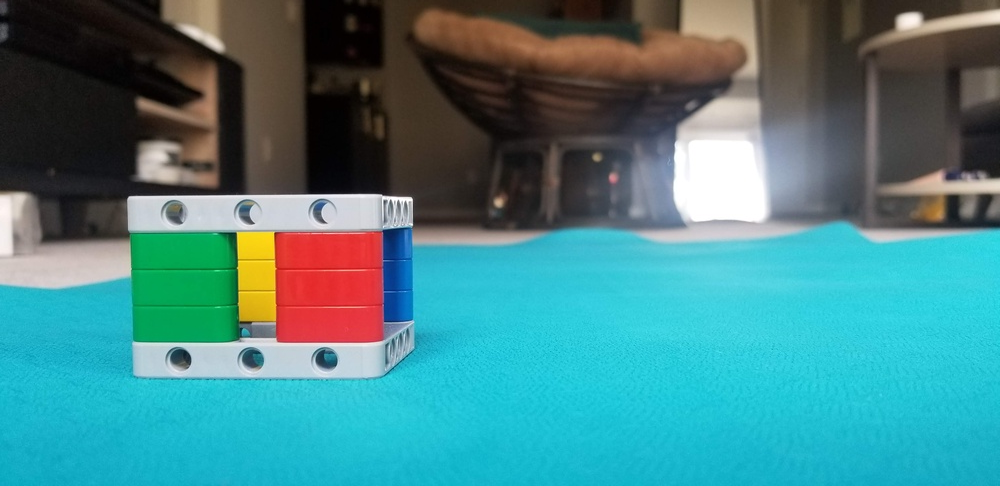
#> input picture boxes/1a.jpg, 1000 x 486 px, shrunk from 4032 x 1960 before the run
$ python undistort.py
#> lines starting #> are read from the running program, lines starting #| are printed output that depends on the picture
import cv2
import numpy as np
import glob
from tempfile import TemporaryFile
# from tqdm import tqdm
# import PIL.ExifTags
# import PIL.Image


# undistort the image using the lens parameters calculated
def undistort():
	img = cv2.imread("boxes/1a.jpg", 1)
#> img is the input picture: shape (486, 1000, 3); mean B, G, R 134.7, 132, 70.5
	showImg("og", img)
	K = np.load("cameraParams/K.npy")
#> (reads cameraParams/K.npy from the repository)
	dist = np.load("cameraParams/dist.npy")
#> (reads cameraParams/dist.npy from the repository)
	h,w = img.shape[:2]
#> h = 486; w = 1000
	newCameraMatrix, roi = cv2.getOptimalNewCameraMatrix(K,dist,(w,h),1,(w,h))
#> roi = (65, 84, 932, 388)
	ret = cv2.undistort(img, newCameraMatrix, dist)
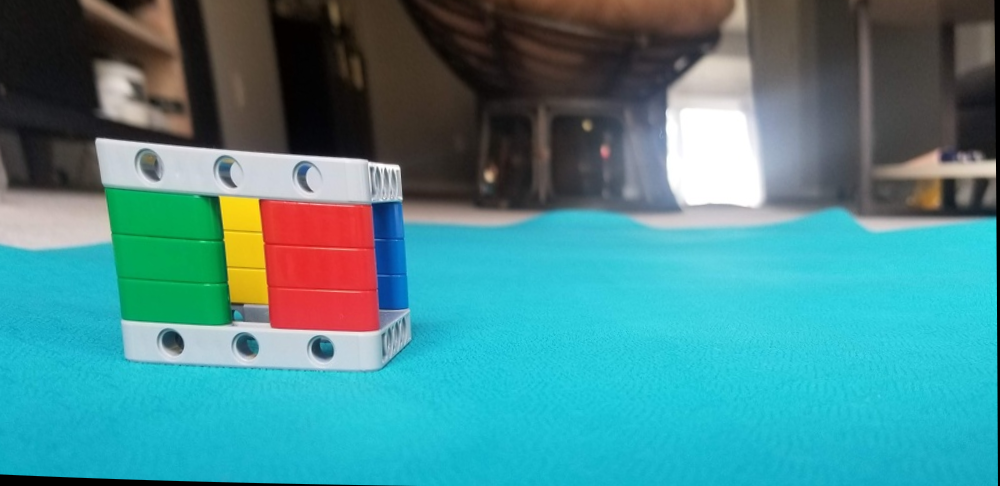
#> ret: shape (486, 1000, 3); mean B, G, R 142.8, 138.8, 71.3
	showImg("img", ret)

# helper function to show an image in opencv
def showImg(name, image):
	cv2.namedWindow(name , cv2.WINDOW_NORMAL)
	cv2.imshow(name, image)
	cv2.waitKey(0)
	cv2.destroyAllWindows()


undistort()
